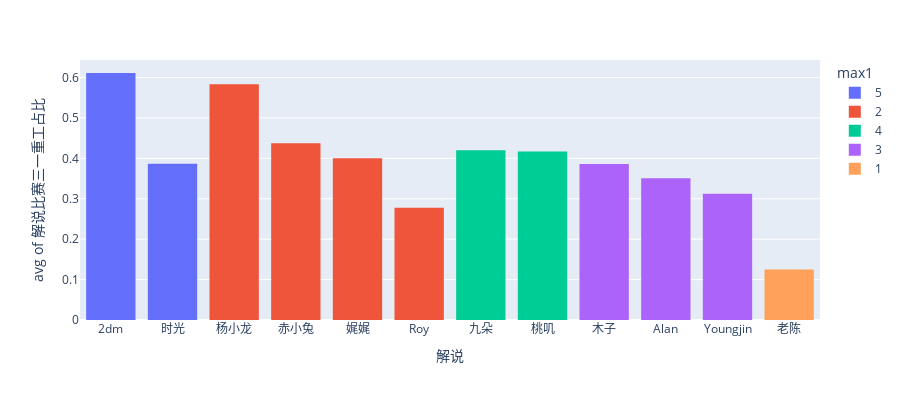

Notebook code for this chart:
### Code cell
fig = px.histogram(df_names[df_names['total'] >= 10].sort_values(by='one_rate', ascending=False),
                    x="names", y="one_rate",
                    color='max1', # barmode='group',
                    histfunc='avg',
                    labels={'names':'解说', 'one_rate':'解说比赛三一重工占比'},
                    height=400)
fig.show()

### Figure 1 — Plotly figure (JSON) as saved in the notebook; plotly's stock layout.template omitted (floating-point values rounded to 4 significant figures)
{"data": [{"alignmentgroup": "True", "bingroup": "x", "histfunc": "avg", "hovertemplate": "max1=5<br>解说=%{x}<br>avg of 解说比赛三一重工占比=%{y}<extra></extra>", "legendgroup": "5", "marker": {"color": "#636efa", "pattern": {"shape": ""}}, "name": "5", "offsetgroup": "5", "orientation": "v", "showlegend": true, "type": "histogram", "x": ["2dm", "时光"], "xaxis": "x", "y": [0.6111, 0.3864], "yaxis": "y"}, {"alignmentgroup": "True", "bingroup": "x", "histfunc": "avg", "hovertemplate": "max1=2<br>解说=%{x}<br>avg of 解说比赛三一重工占比=%{y}<extra></extra>", "legendgroup": "2", "marker": {"color": "#EF553B", "pattern": {"shape": ""}}, "name": "2", "offsetgroup": "2", "orientation": "v", "showlegend": true, "type": "histogram", "x": ["杨小龙", "赤小兔", "娓娓", "Roy"], "xaxis": "x", "y": [0.5833, 0.4375, 0.4, 0.2778], "yaxis": "y"}, {"alignmentgroup": "True", "bingroup": "x", "histfunc": "avg", "hovertemplate": "max1=4<br>解说=%{x}<br>avg of 解说比赛三一重工占比=%{y}<extra></extra>", "legendgroup": "4", "marker": {"color": "#00cc96", "pattern": {"shape": ""}}, "name": "4", "offsetgroup": "4", "orientation": "v", "showlegend": true, "type": "histogram", "x": ["九朵", "桃叽"], "xaxis": "x", "y": [0.42, 0.4167], "yaxis": "y"}, {"alignmentgroup": "True", "bingroup": "x", "histfunc": "avg", "hovertemplate": "max1=3<br>解说=%{x}<br>avg of 解说比赛三一重工占比=%{y}<extra></extra>", "legendgroup": "3", "marker": {"color": "#ab63fa", "pattern": {"shape": ""}}, "name": "3", "offsetgroup": "3", "orientation": "v", "showlegend": true, "type": "histogram", "x": ["木子", "Alan", "Youngjin"], "xaxis": "x", "y": [0.386, 0.3509, 0.3125], "yaxis": "y"}, {"alignmentgroup": "True", "bingroup": "x", "histfunc": "avg", "hovertemplate": "max1=1<br>解说=%{x}<br>avg of 解说比赛三一重工占比=%{y}<extra></extra>", "legendgroup": "1", "marker": {"color": "#FFA15A", "pattern": {"shape": ""}}, "name": "1", "offsetgroup": "1", "orientation": "v", "showlegend": true, "type": "histogram", "x": ["老陈"], "xaxis": "x", "y": [0.125], "yaxis": "y"}], "layout": {"barmode": "relative", "height": 400, "legend": {"title": {"text": "max1"}, "tracegroupgap": 0}, "margin": {"t": 60}, "xaxis": {"anchor": "y", "domain": [0, 1], "title": {"text": "解说"}}, "yaxis": {"anchor": "x", "domain": [0, 1], "title": {"text": "avg of 解说比赛三一重工占比"}}}}
